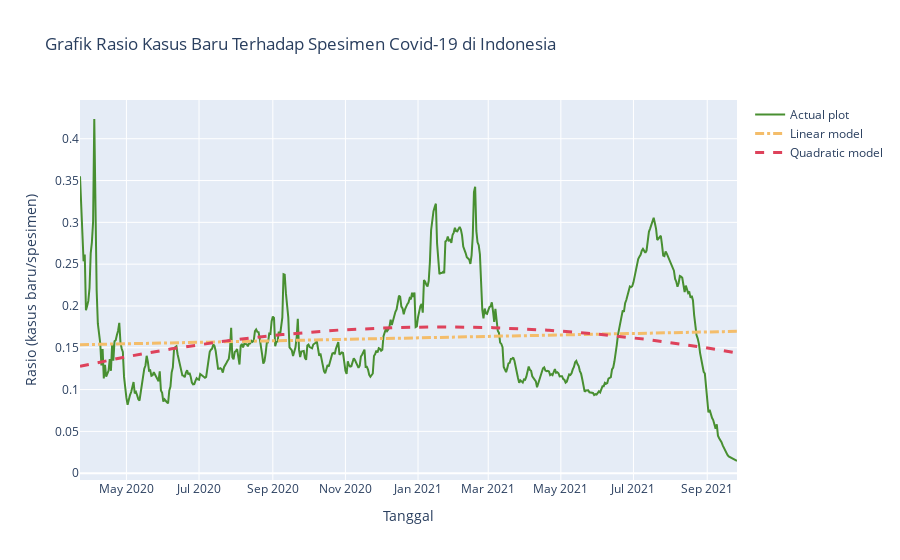

Notebook code cell kept with this figure:
### Code cell
#Create plot
import plotly.graph_objects as go

df = quadModel_df
fig = go.Figure()

#Actual plot
fig.add_trace(go.Scatter(x=df.date, y=df.ratio_case_per_test, name='Actual plot',
                         line=dict(color='#488f31', width=2)))
#Linear model
fig.add_trace(go.Scatter(x=df.date, y=df.y_model, name='Linear model',
                         line=dict(color='#f4bd6a', width=3, dash='dashdot')))
#Quad model
fig.add_trace(go.Scatter(x=df.date, y=df.y_model2, name='Quadratic model',
                         line=dict(color='#de425b', width=3, dash='dash')))


fig.update_layout(title='Grafik Rasio Kasus Baru Terhadap Spesimen Covid-19 di Indonesia',
                   xaxis_title='Tanggal',
                   yaxis_title='Rasio (kasus baru/spesimen)',
                 )
fig.show()

### Figure 1 — Plotly figure (JSON) as saved in the notebook; plotly's stock layout.template omitted (floating-point values rounded to 4 significant figures; data arrays with more than 128 entries replaced by an {"elided": "..."} marker saying what was removed)
{"data": [{"line": {"color": "#488f31", "width": 2}, "name": "Actual plot", "type": "scatter", "x": {"elided": "553 str values"}, "y": {"elided": "553 float values"}}, {"line": {"color": "#f4bd6a", "dash": "dashdot", "width": 3}, "name": "Linear model", "type": "scatter", "x": {"elided": "553 str values"}, "y": {"elided": "553 float values"}}, {"line": {"color": "#de425b", "dash": "dash", "width": 3}, "name": "Quadratic model", "type": "scatter", "x": {"elided": "553 str values"}, "y": {"elided": "553 float values"}}], "layout": {"title": {"text": "Grafik Rasio Kasus Baru Terhadap Spesimen Covid-19 di Indonesia"}, "xaxis": {"title": {"text": "Tanggal"}}, "yaxis": {"title": {"text": "Rasio (kasus baru/spesimen)"}}}}
